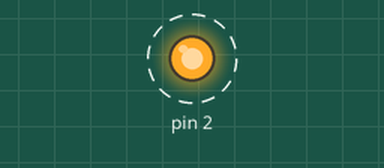
Bench run of a sketch on a simulated Arduino Uno, built with avr-gcc and run on an emulated ATmega328P. Shown: output pins drawn as LEDs (lit = HIGH). Dashed ring = blinking.

Above: at 0.5 s.
Timing chart, 0 to 4.7 s (numbered marks = the images above):
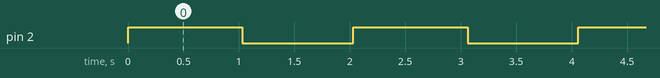

Measured:
- by itself, pin 2: alternates HIGH for 1.0 s and LOW for 1.0 s

The sketch:

lolin.ino
```cpp
#include "SoftwareSerial.h"

SoftwareSerial mySerial(16, 0);

void setup() {
  mySerial.begin(9600);
  pinMode(2, OUTPUT);
}

void sendMessageToLoRa(const char string[]) {
  mySerial.write(string);
  mySerial.write("\004");
}

void loop() {
  digitalWrite(2, HIGH);
  sendMessageToLoRa("This is a top secret message");
  delay(1000);
  digitalWrite(2, LOW);
  delay(1000);
}
```
